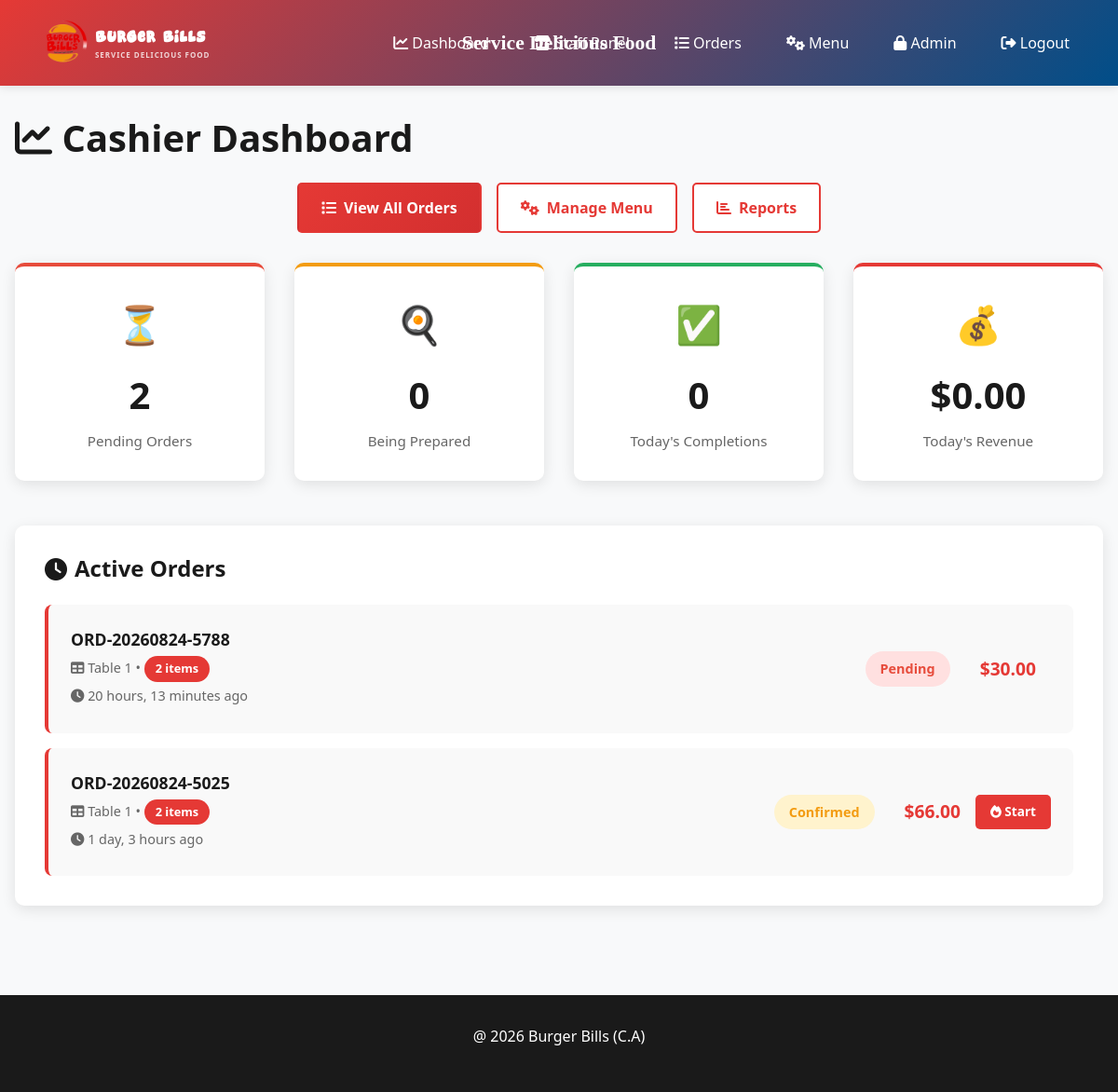
Page /dashboard/ (signed in) on the earlier database version.
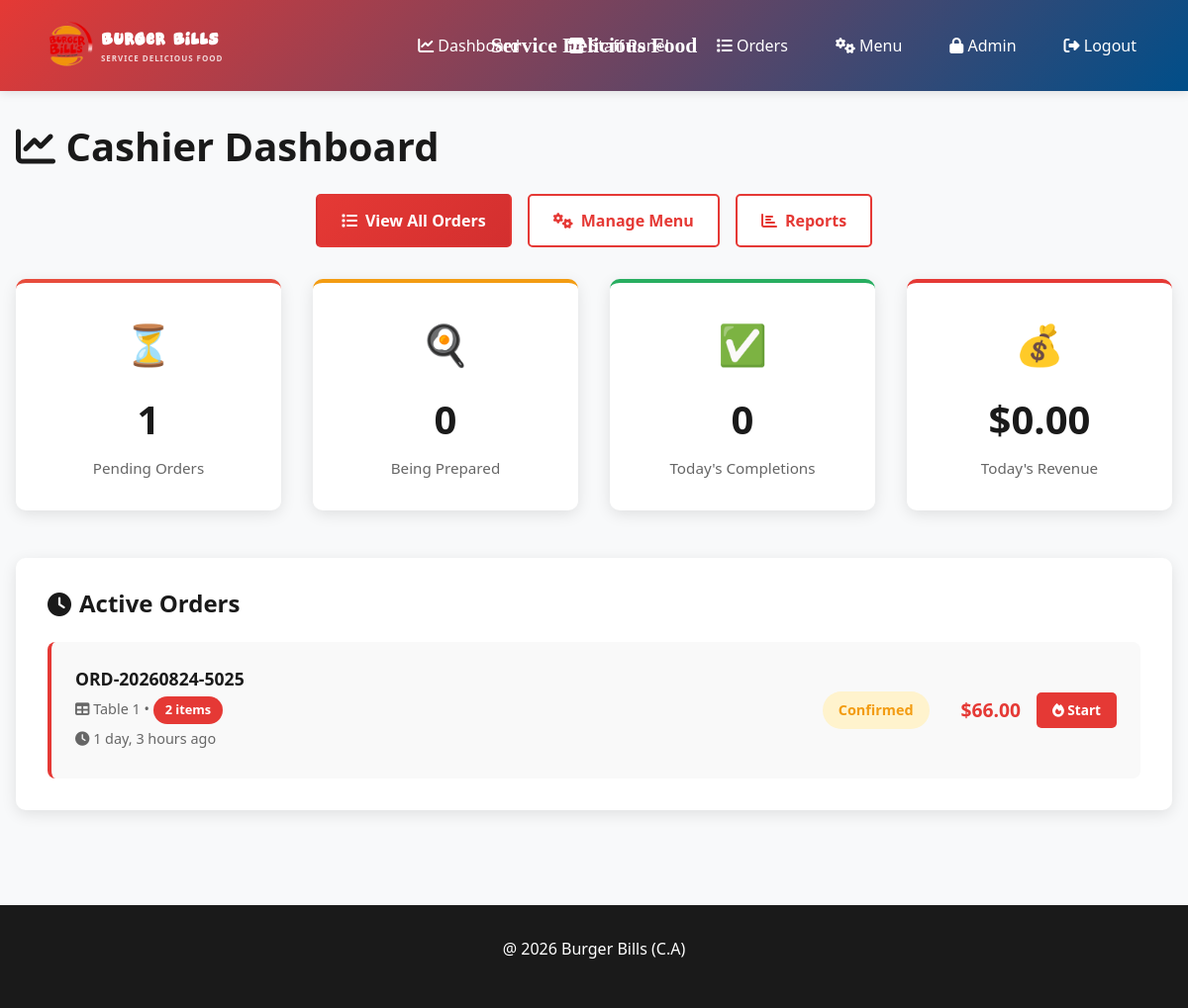
Same page on the later database version.
### menu/models.py (models this page shows, shortened)
class Order(models.Model):
    ORDER_STATUS_CHOICES = [
        ('pending', 'Pending'),
        ('confirmed', 'Confirmed'),
        ('preparing', 'Preparing'),
        ('ready', 'Ready'),
        ('completed', 'Completed'),
        ('cancelled', 'Cancelled'),
    ]
    ORDER_TYPE_CHOICES = [
        ('dine_in', 'Dine In'),
        ('pickup', 'Pickup'),
    ]
    table = models.ForeignKey(Table, on_delete=models.CASCADE, related_name='orders', null=True, blank=True)
    order_number = models.CharField(max_length=20, unique=True)
    status = models.CharField(max_length=20, choices=ORDER_STATUS_CHOICES, default='pending')
    order_type = models.CharField(max_length=20, choices=ORDER_TYPE_CHOICES, default='dine_in')
    customer_name = models.CharField(max_length=200, blank=True)
    customer_phone = models.CharField(max_length=20, blank=True)
    customer_email = models.EmailField(blank=True)
    total_amount = models.DecimalField(max_digits=10, decimal_places=2, default=0)
    special_instructions = models.TextField(blank=True)
    estimated_time = models.IntegerField(default=20, help_text="Estimated time in minutes")
    is_called = models.BooleanField(default=False, help_text="Customer has been called to pick up")
    called_at = models.DateTimeField(blank=True, null=True)
    cart_expires_at = models.DateTimeField(blank=True, null=True, help_text="Cart auto-expires after 5 minutes of inactivity")
    created_at = models.DateTimeField(auto_now_add=True)
    updated_at = models.DateTimeField(auto_now=True)
    completed_at = models.DateTimeField(blank=True, null=True)
    class Meta:
        ordering = ['-created_at']

class Table(models.Model):
    number = models.IntegerField(unique=True)
    capacity = models.IntegerField(default=4)
    qr_code = models.ImageField(upload_to='qr_codes/', blank=True, null=True)
    qr_access_token = models.UUIDField(default=uuid.uuid4, editable=False)
    qr_code_generated_at = models.DateTimeField(default=timezone.now, help_text="Timestamp when QR code was last generated")
    is_active = models.BooleanField(default=True)
    created_at = models.DateTimeField(auto_now_add=True)
    menu_access_timeout_minutes = models.IntegerField(
        default=60,
        help_text="Customer menu access expires after this many minutes of inactivity"
    )
    class Meta:
        ordering = ['number']

### menu/views.py (the view)
# urls.py: path('dashboard/', views.dashboard, name='dashboard'),
@login_required
def dashboard(request):
    if not request.user.is_staff:
        return redirect('index')
    pending_orders = Order.objects.filter(status__in=['pending', 'confirmed']).count()
    preparing_orders = Order.objects.filter(status='preparing').count()
    today_completed = Order.objects.filter(
        status='completed',
        completed_at__date=timezone.now().date()
    ).count()
    today_revenue = Order.objects.filter(
        status='completed',
        completed_at__date=timezone.now().date()
    ).aggregate(Sum('total_amount'))['total_amount__sum'] or 0
    active_orders = Order.objects.filter(
        status__in=['pending', 'confirmed', 'preparing']
    ).order_by('-created_at')[:10]
    context = {
        'pending_orders': pending_orders,
        'preparing_orders': preparing_orders,
        'today_completed': today_completed,
        'today_revenue': today_revenue,
        'active_orders': active_orders,
    }
    return render(request, 'menu/dashboard.html', context)

### templates/menu/dashboard.html (shortened to what this page needs)
{% extends 'menu/base.html' %}
{% block content %}
<h1><i class="fas fa-chart-line"></i> Cashier Dashboard</h1>
<div class="quick-actions">
    <a href="{% url 'all_orders' %}" class="btn-quick btn-quick-primary">
        <i class="fas fa-list"></i> View All Orders
    </a>
    <a href="{% url 'menu_management' %}" class="btn-quick">
        <i class="fas fa-cogs"></i> Manage Menu
    </a>
    <a href="{% url 'reports' %}" class="btn-quick">
        <i class="fas fa-chart-bar"></i> Reports
    </a>
</div>
<div class="stats-grid">
    <div class="stat-card pending">
        <div class="stat-icon">⏳</div>
        <div class="stat-number">{{ pending_orders }}</div>
        <div class="stat-label">Pending Orders</div>
    </div>
    <div class="stat-card preparing">
        <div class="stat-icon">🍳</div>
        <div class="stat-number">{{ preparing_orders }}</div>
        <div class="stat-label">Being Prepared</div>
    </div>
    <div class="stat-card completed">
        <div class="stat-icon">✅</div>
        <div class="stat-number">{{ today_completed }}</div>
        <div class="stat-label">Today's Completions</div>
    </div>
    <div class="stat-card revenue">
        <div class="stat-icon">💰</div>
        <div class="stat-number">${{ today_revenue|floatformat:2 }}</div>
        <div class="stat-label">Today's Revenue</div>
    </div>
</div>
<div class="orders-section">
    <h2 class="section-title">
        <i class="fas fa-clock"></i> Active Orders
    </h2>
    {% if active_orders %}
        <div class="order-list">
            {% for order in active_orders %}
                <div class="order-card">
                    <div class="order-info">
                        <div class="order-number">{{ order.order_number }}</div>
                        <div class="order-meta">
                            <i class="fas fa-table"></i> Table {{ order.table.number }}
                            •
                            <span class="order-items-count">{{ order.items.count }} items</span>
                        </div>
                        <div class="order-meta">
                            <i class="fas fa-clock"></i> {{ order.created_at|timesince }} ago
                        </div>
                    </div>
                    <div style="text-align: right; display: flex; align-items: center; gap: 1rem;">
                        <span class="order-status-badge status-{{ order.status }}">
                            {% if order.status == 'pending' %}Pending{% elif order.status == 'confirmed' %}Confirmed{% elif order.status == 'preparing' %}Preparing{% elif order.status == 'ready' %}Ready{% else %}{{ order.status }}{% endif %}
                        </span>
                        <div style="text-align: right;">
                            <div style="font-weight: 700; font-size: 1.2rem; color: #E53935;">
                                ${{ order.total_amount }}
                            </div>
                        </div>
                        <div class="order-actions">
                            {% if order.status == 'confirmed' %}
                                <button class="btn-action-small btn-update" onclick="updateStatus({{ order.id }}, 'preparing')">
                                    <i class="fas fa-fire"></i> Start
                                </button>
                            {% elif order.status == 'preparing' %}
                                <button class="btn-action-small btn-update" onclick="updateStatus({{ order.id }}, 'ready')">
                                    <i class="fas fa-check"></i> Ready
                                </button>
                            {% endif %}
                        </div>
                    </div>
                </div>
            {% endfor %}
        </div>
    {% else %}
        <div class="empty-state">
            <i class="fas fa-inbox"></i>
            <p>No active orders at the moment</p>
        </div>
    {% endif %}
</div>
{% endblock %}

### templates/menu/base.html (shortened to what this page needs)
{% load static %}
<!DOCTYPE html>
<html lang="en">
<head>
    <link href="https://cdn.jsdelivr.net/npm/bootstrap@5.3.0/dist/css/bootstrap.min.css" rel="stylesheet">
    <link href="https://cdnjs.cloudflare.com/ajax/libs/font-awesome/6.4.0/css/all.min.css" rel="stylesheet">
</head>
<body>
    <nav class="navbar navbar-expand-lg navbar-dark">
        <div class="container-fluid">
            <a class="navbar-brand" href="/">
                {% load static %}
                <img src="{% static 'images/logo.png' %}" alt="Burger Bills Logo" class="navbar-logo">
                <span class="navbar-brand-copy">
                    <strong>Burger Bills</strong>
                    <small>Service Delicious Food</small>
                </span>
            </a>
            <div class="restaurant-navbar-heading{% if table %} table-number-badge{% endif %}"{% if table %} aria-label="Table {{ table.number }}"{% endif %}>
                {% if table %}{{ table.number }}{% else %}Service Delicious Food{% endif %}
            </div>
            {% block navigation %}
            <div class="collapse navbar-collapse" id="navbarNav">
                <ul class="navbar-nav ms-auto">
                    {% if user.is_authenticated %}
                        {% if user.is_staff %}
                            <li class="nav-item">
                                <a class="nav-link" href="/dashboard/">
                                    <i class="fas fa-chart-line"></i> Dashboard
                                </a>
                            </li>
                            <li class="nav-item">
                                <a class="nav-link" href="{% url 'staff_panel' %}">
                                    <i class="fas fa-store"></i> Staff Panel
                                </a>
                            </li>
                            <li class="nav-item">
                                <a class="nav-link" href="/orders/">
                                    <i class="fas fa-list"></i> Orders
                                </a>
                            </li>
                            <li class="nav-item">
                                <a class="nav-link" href="/menu-management/">
                                    <i class="fas fa-cogs"></i> Menu
                                </a>
                            </li>
                            <li class="nav-item">
                                <a class="nav-link" href="/admin/">
                                    <i class="fas fa-lock"></i> Admin
                                </a>
                            </li>
                            <li class="nav-item">
                                <a class="nav-link" href="{% if user.is_superuser %}{% url 'manager_logout' %}{% else %}{% url 'staff_logout' %}{% endif %}">
                                    <i class="fas fa-sign-out-alt"></i> Logout
                                </a>
                            </li>
                        {% endif %}
                    {% else %}
                        <li class="nav-item">
                            <a class="nav-link" href="/admin/">
                                <i class="fas fa-sign-in-alt"></i> Staff Login
                            </a>
                        </li>
                    {% endif %}
                </ul>
            </div>{% endblock %}
        </div>
    </nav>
    <div class="container-main">
        {% block content %}{% endblock %}
    </div>
    <footer class="footer">
        <p>@ 2026 Burger Bills (C.A)</p>
    </footer>
</body>
</html>

### templates/menu/dashboard.html (style rules this page uses)
.stats-grid { display: grid; grid-template-columns: repeat(auto-fit, minmax(250px, 1fr)); gap: 2rem; margin-bottom: 3rem; }
.stat-card { background: white; padding: 2rem; border-radius: 10px; box-shadow: 0 4px 15px rgba(0, 0, 0, 0.1); text-align: center; }
.stat-card.pending { border-top: 4px solid #e74c3c; }
.stat-card.preparing { border-top: 4px solid #f39c12; }
.stat-card.completed { border-top: 4px solid #27ae60; }
.stat-card.revenue { border-top: 4px solid #E53935; }
.stat-icon { font-size: 2.5rem; margin-bottom: 1rem; }
.stat-number { font-size: 2.5rem; font-weight: 700; color: #1a1a1a; margin-bottom: 0.5rem; }
.stat-label { color: #666; font-size: 0.95rem; }
.orders-section { background: white; padding: 2rem; border-radius: 10px; box-shadow: 0 4px 15px rgba(0, 0, 0, 0.1); }
.section-title { font-size: 1.5rem; font-weight: 700; margin-bottom: 1.5rem; display: flex; align-items: center; gap: 0.5rem; }
.order-list { display: grid; gap: 1rem; }
.order-card { display: flex; justify-content: space-between; align-items: center; padding: 1.5rem; background: #f9f9f9; border-radius: 8px; border-left: 4px solid #E53935; transition: all 0.3s; }
.order-info { flex: 1; }
.order-number { font-weight: 700; font-size: 1.1rem; color: #1a1a1a; margin-bottom: 0.3rem; }
.order-meta { font-size: 0.9rem; color: #666; margin-bottom: 0.3rem; }
.order-items-count { display: inline-block; background: #E53935; color: white; padding: 0.25rem 0.75rem; border-radius: 20px; font-size: 0.8rem; font-weight: 600; }
.order-status-badge { padding: 0.5rem 1rem; border-radius: 20px; font-weight: 600; font-size: 0.9rem; margin-right: 1rem; }
.status-confirmed { background: #fff3cd; color: #f39c12; }
.order-actions { display: flex; gap: 0.5rem; }
.btn-action-small { padding: 0.5rem 1rem; border: none; border-radius: 5px; cursor: pointer; font-size: 0.85rem; font-weight: 600; transition: all 0.2s; }
.btn-update { background: #E53935; color: white; }
.quick-actions { display: flex; gap: 1rem; justify-content: center; margin-bottom: 2rem; flex-wrap: wrap; }
.btn-quick { background: white; border: 2px solid #E53935; color: #E53935; padding: 0.8rem 1.5rem; border-radius: 5px; font-weight: 600; cursor: pointer; transition: all 0.3s; text-decoration: none; display: inline-flex; align-items: center; gap: 0.5rem; }
.btn-quick-primary { background: linear-gradient(135deg, #E53935 0%, #D32F2F 100%); border-color: transparent; color: white; }

Differences in the rows shown:
removed Order: order_number "ORD-20260824-5788", table.number "1", items.count "2", created_at "20 hours, 13 minutes", status "Pending", total_amount "30.00"
Other differences:
{{ pending_orders }}: "2" → "1"
